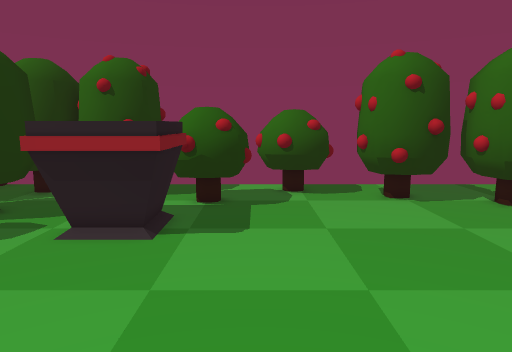
View 1 (above)

18 first-person views from a walk through a Unity game level. The camera is 1.5 m above the floor, tilts 8° down and sees 70° across. The floor is counted in squares, 0.5 m on a side. Each view is taken from the middle of a square. On the plan, view 1 faces up. The plan holds only what a view shows up to about 20 squares ahead; the rest is blank. The place goes on beyond the plan. The player character is not drawn. Some animated figures are not drawn.

View 2
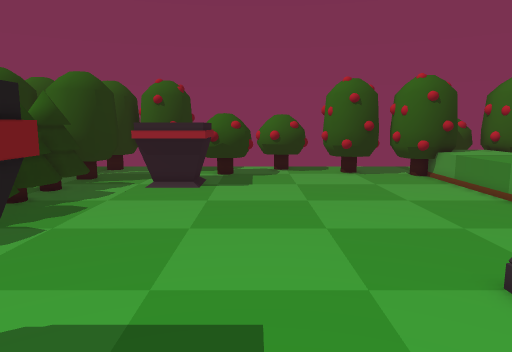

View 3
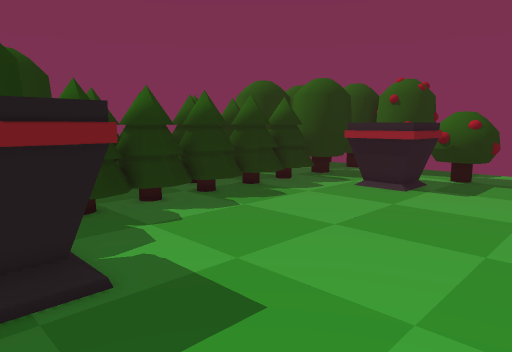

View 4
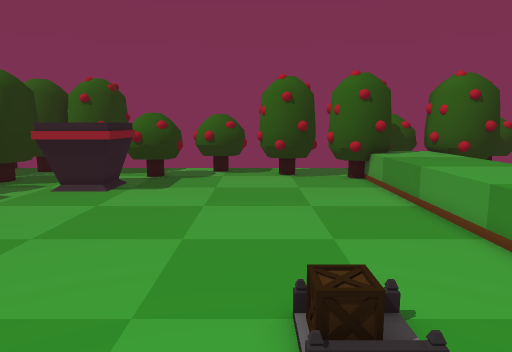

View 5
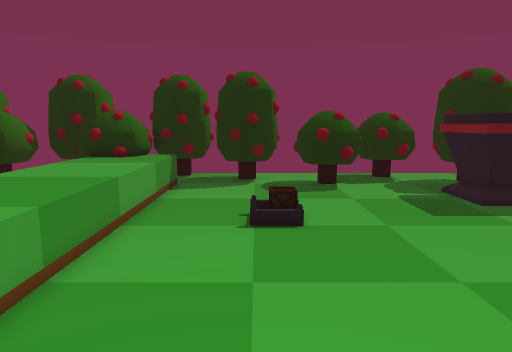

View 6
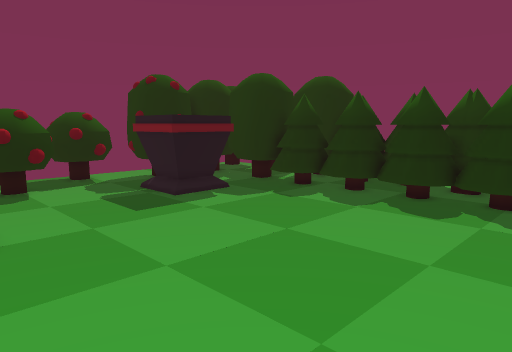

View 7
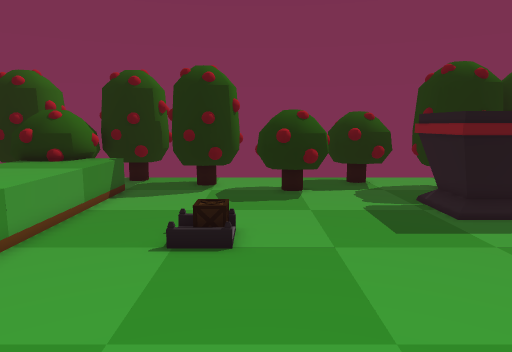

View 8
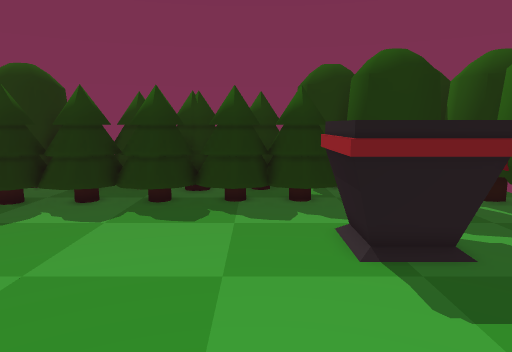

View 9
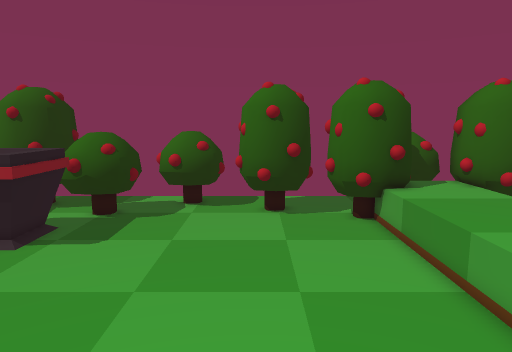

View 10
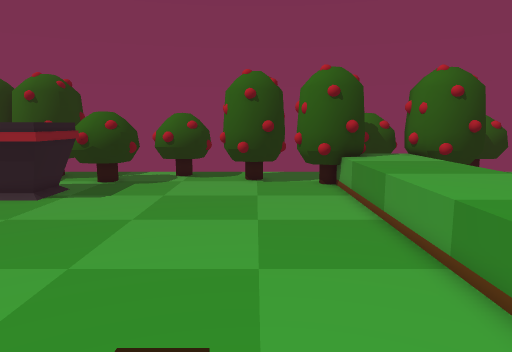

View 11
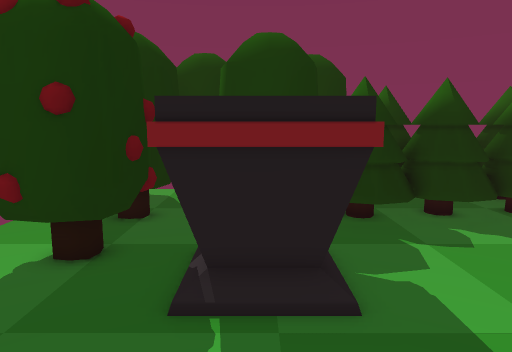

View 12
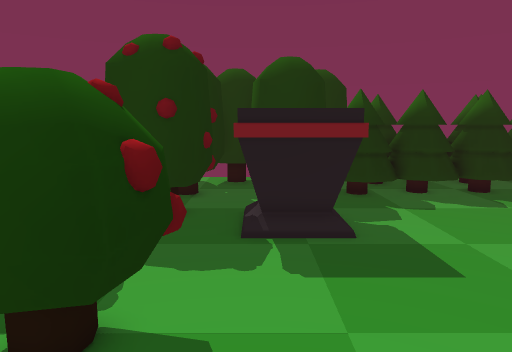

View 13
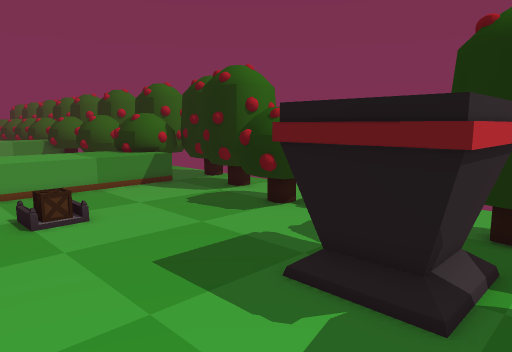

View 14
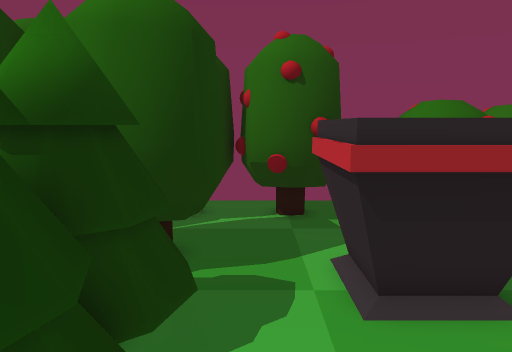

View 15
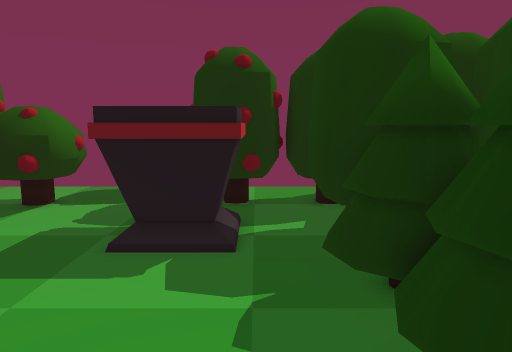

View 16
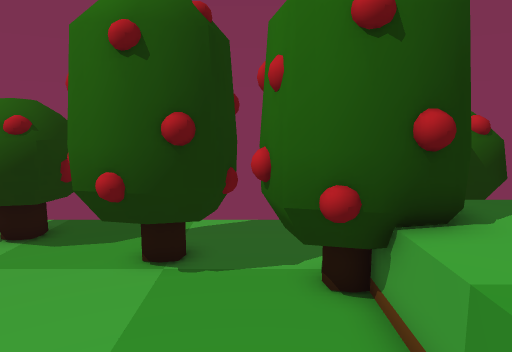

View 17
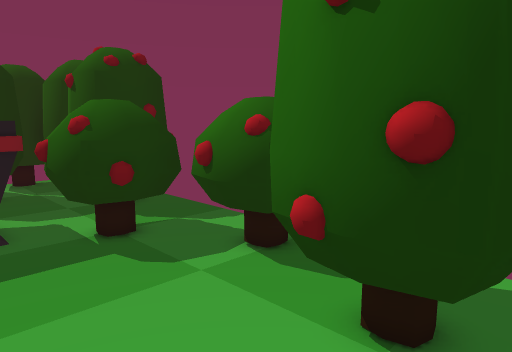

View 18
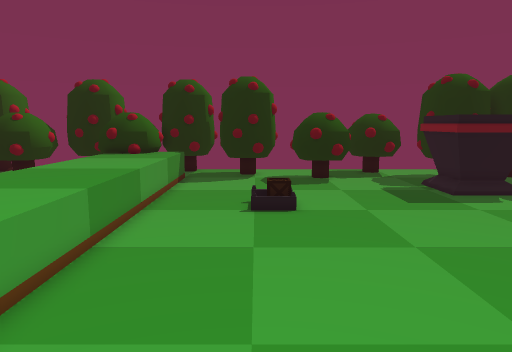

### Floor plan
Key: @ floor where view 1 was taken; # wall or solid block; . floor; / step, stairs or slope; = window, fence, low wall or low ledge; ^ raised ledge; O other object.
Columns run from 11 left of view 1 to 12 right of it. Each row starts with its distance up from view 1.
 17   OO
 16  OOO##
 15 OOOO###### #######     #
 14 O OO..  ####...####    ^
 13   OO....####....=######^
 12 OOOO.OOOOO..........##^^
 11 OOOO.OO OO...........^^^
 10 O O..OOOOO...........^^^
  9  OOO.OOOOO...........^^^
  8 OOOO.................^^^
  7 O OO.................^^^
  6  OOO.................^^^
  5 OOOO.................^^^
  4 OOOO.................^^^
  3 OOOO.................^^^
  2 OOOO.................^^^
  1 OOOO.................^^^
  0 O OO.......@.........^^^
 -1 OOOO.................^^^
 -2 OOOO............//...^^^
 -3 O OO............//...^^^
 -4 OOOO.OOOOO...........^^^
 -5 OOOOOOOOOO...........^^^
 -6   OOOOO OO...........^^^
 -7 O OO.OOOOO...........^^^
 -8 O.O. ##  ...###......^^^
 -9 O OOO###....####.....^^#
-10   OO####.= .########..##
-11    O#  ######   ########
-12          ###

Where each view was taken, in squares from view 1:
view 1: 0 up, 0 right, facing up
view 2: 8 down, 0 right, facing up
view 3: 7 down, 4 right, facing up-left
view 4: 7 down, 4 right, facing up
view 5: 9 up, 6 right, facing down
view 6: 9 up, 6 right, facing down-left
view 7: 7 up, 4 right, facing down
view 8: 7 up, 5 right, facing left
view 9: 2 down, 5 right, facing up
view 10: 5 down, 6 right, facing up
view 11: 6 down, 3 right, facing left
view 12: 7 down, 7 right, facing left
view 13: 1 up, 7 left, facing down-right
view 14: 4 up, 7 left, facing up
view 15: 4 up, 6 left, facing down
view 16: 7 up, 8 right, facing up
view 17: 10 up, 8 right, facing up-left
view 18: 11 up, 6 right, facing down
